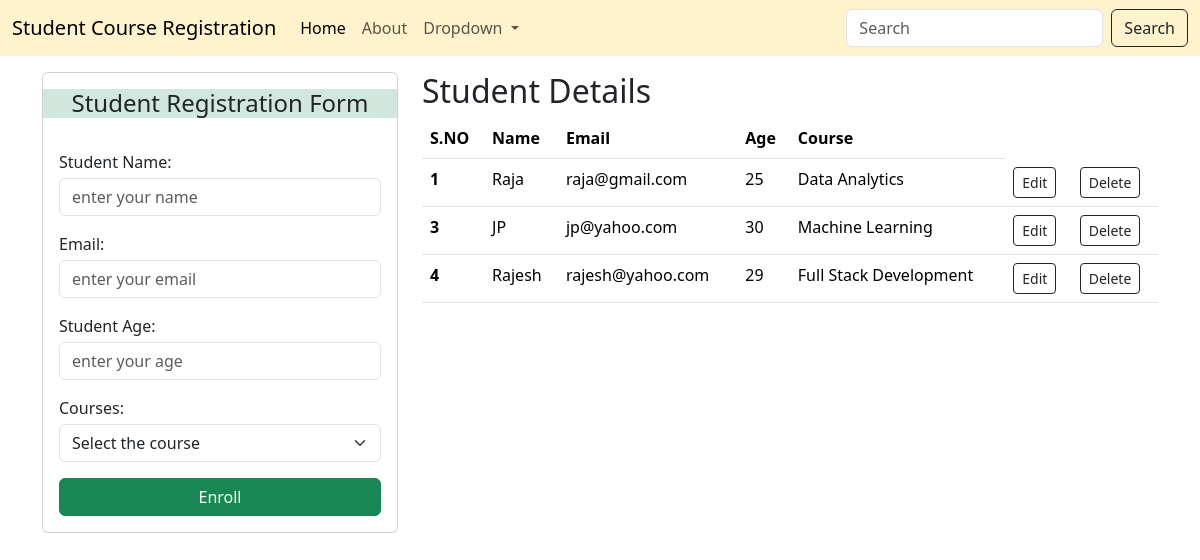
The page / on the database its author committed.
### studentregistration/models.py (models this page shows)
class Register(models.Model):
    name=models.CharField(max_length=50)
    email=models.EmailField()
    age=models.IntegerField()
    course=models.CharField(max_length=50)

### studentregistration/views.py (the view)
# urls.py: 2. Add a URL to urlpatterns:  path('', views.home, name='home')
def home(request):
    query=Register.objects.all()
    print(query)
    context={"data":query}
    return render(request,"home.html",context)

### templates/home.html (shortened to what this page needs)
<!DOCTYPE html>
<html lang="en">
  <head>
    <link
      href="https://cdn.jsdelivr.net/npm/bootstrap@5.3.2/dist/css/bootstrap.min.css"
      rel="stylesheet"
    />
  </head>
  <body>
    <nav class="navbar navbar-expand-lg bg-warning-subtle">
      <div class="container-fluid">
        <a class="navbar-brand" href="/">Student Course Registration</a>
        <div class="collapse navbar-collapse" id="navbarSupportedContent">
          <ul class="navbar-nav me-auto mb-2 mb-lg-0">
            <li class="nav-item">
              <a class="nav-link active" aria-current="page" href="">Home</a>
            </li>
            <li class="nav-item">
              <a class="nav-link" href="#">About</a>
            </li>
            <li class="nav-item dropdown">
              <a
                class="nav-link dropdown-toggle"
                href="#"
                role="button"
                data-bs-toggle="dropdown"
                aria-expanded="false"
              >
                Dropdown
              </a>
            </li>
          </ul>
          <form class="d-flex" role="search">
            <input
              class="form-control me-2"
              type="search"
              placeholder="Search"
              aria-label="Search"
            />
            <button class="btn btn-outline-dark" type="submit">Search</button>
          </form>
        </div>
      </div>
    </nav>
    <div class="container mt-3">
      <div class="row">
        <div class="col-md-4">
          <div class="card">
            <div class="card-title">
              <h4 class="text-center bg-success-subtle text-dark mt-3">
                Student Registration Form
              </h4>
            </div>
            <div class="card-text p-3">
              <form action="/register" method="post"> {% csrf_token %}
                <div class="form-group">
                  <label for="name" class="mb-1">Student Name:</label>
                  <input
                    class="form-control"
                    type="text"
                    name="fullname"
                    id="name_01"
                    placeholder="enter your name"
                    required
                  />
                </div>
                <div class="form-group mt-3">
                  <label for="email" class="mb-1">Email:</label>
                  <input
                    class="form-control"
                    type="email"
                    name="email"
                    id="email_01"
                    placeholder="enter your email"
                    required
                  />
                </div>
                <div class="form-group mt-3">
                    <label for="age" class="mb-1">Student Age:</label>
                    <input
                      class="form-control"
                      type="number"
                      name="age"
                      id="age_01"
                      placeholder="enter your age"
                    />
                </div>
                <div class="form-group mt-3">
                    <label for="course" class="mb-1">Courses:</label>
                    <select class="form-select" aria-label="select-course" name="course">
                        <option selected>Select the course</option>
                      </select>
                </div>
                <div class="d-grid gap-2 mt-3">
                    <button class="btn btn-success" type="submit">Enroll</button>
                  </div>
              </form>
            </div>
          </div>
        </div>
        <div class="col-md-8">
          <h2>Student Details </h2>
          <table class="table">
            <thead>
              <tr>
                <th scope="col">S.NO</th>
                <th scope="col">Name</th>
                <th scope="col">Email</th>
                <th scope="col">Age</th>
                <th scope="col">Course</th>
              </tr>
            </thead>
            <tbody>
              {% for i in data %}
              <tr>
                <th scope="row">{{i.id}}</th>
                <td>{{i.name}}</td>
                <td>{{i.email}}</td>
                <td>{{i.age}}</td>
                <td>{{i.course}}</td>
                <td><a href="/update/{{i.id}}" class="btn btn-outline-dark btn-sm">Edit</a></td>
                <td><a href="/delete/{{i.id}}" class="btn btn-outline-dark btn-sm">Delete</a></td>
              </tr>
              {% endfor %}
            </tbody>
          </table>
        </div>
      </div>
    </div>
  </body>
</html>

### rows shown on the page
Register: id "1", name "Raja", email "raja@gmail.com", age "25", course "Data Analytics"
Register: id "3", name "JP", email "jp@yahoo.com", age "30", course "Machine Learning"
Register: id "4", name "Rajesh", email "rajesh@yahoo.com", age "29", course "Full Stack Development"
